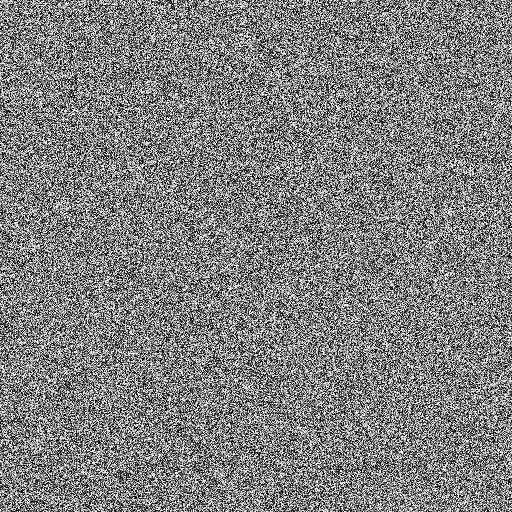
#> input picture composite-implement_encrypted_enhanced.png, 512 x 512 px
$ python main.py ../composite-implement_decrypted_enhanced.png ../composite-implement_encrypted_enhanced.png ../composite-implement_encrypted_enhanced.png
#> lines starting #> are read from the running program, lines starting #| are printed output that depends on the picture
### initial modular code/keygen.py
# Project: Dynamic DNA & Chaotic Map Image Encryption

# File: keygen.py
import numpy as np

class ChaoticMap:
    def __init__(self, func, seed, param, warmup=1000):
        """
        func: chaotic map function(x, param)
        seed: initial state x0
        param: control parameter
        warmup: iterations to discard
        """
        self.func = func
        self.x = seed
        self.param = param
        # Warm-up to remove transient effects
        for _ in range(warmup):
            self.x = self.func(self.x, self.param)

    def generate(self, length):
        """
        Generate `length` chaotic values, normalized to [0,1]
        """
        seq = np.empty(length)
        for i in range(length):
            self.x = self.func(self.x, self.param)
            seq[i] = self.x
        min_val, max_val = seq.min(), seq.max()
        if max_val - min_val == 0:
            return np.zeros_like(seq)
        return (seq - min_val) / (max_val - min_val)

# Chaotic map functions

def logistic_map(x, r):
    return r * x * (1 - x)

def sine_map(x, r):
    return r * np.sin(np.pi * x)

def quadratic_map(x, a):
    return a * x**2 + (1 - a) * x

def pwlcm_map(x, p):
    return x/p if x < p else (1 - x)/(1 - p)

### initial modular code/decrypt.py
# File: decrypt.py
import numpy as np
from keygen import ChaoticMap, logistic_map, sine_map, quadratic_map, pwlcm_map
from dna import DNAEncoder
from permute import build_permutation, invert_permutation
from encrypt import DNA_XOR

class ImageDecryptor:
    def __init__(self, seeds, params, warmup=1000):
        self.seeds = seeds
        self.params = params
        self.warmup = warmup
        self.cm_log = ChaoticMap(logistic_map, seeds['log'], params['b'], warmup)
        self.cm_sin = ChaoticMap(sine_map,     seeds['sin'], params['r_sin'], warmup)
        self.cm_sel = ChaoticMap(logistic_map, seeds['sel'], params['b_sel'], warmup)
        self.dna = DNAEncoder()

    def decrypt_channel(self, ch):
        """Decrypt one grayscale channel"""
        H, W = ch.shape
        N = H * W
        # 1) Inverse permutation
        img = ch.reshape(H, W)
        h2, w2 = H//2, W//2
        blocks = [ img[i*h2:(i+1)*h2, j*w2:(j+1)*w2]
                   for i in range(2) for j in range(2) ]
        sel = (self.cm_sel.generate(4)*4).astype(int) % 4
        cmap_list = [quadratic_map, pwlcm_map, logistic_map, sine_map]
        unscr = []
        for block, idx in zip(blocks, sel):
            cm_b = ChaoticMap(cmap_list[idx], self.seeds['blk'], self.params['p'][idx], warmup=0)  # use self.seeds/self.params
            flatb = block.flatten()
            perm = build_permutation(cm_b.generate(flatb.size))
            invp = invert_permutation(perm)
            unscr.append(flatb[invp].reshape(block.shape))
        top = np.hstack(unscr[:2]); bot = np.hstack(unscr[2:])
        x = np.vstack((top, bot)).flatten().astype(np.uint8)

        # 2) Inverse diffusion layer 1
        cm_q = ChaoticMap(quadratic_map, self.seeds['q'], self.params['a'], self.warmup)
        D1 = (cm_q.generate(N)*255).astype(np.uint8)
        x = x ^ D1

        # 3) Inverse DNA stage
        R = (self.cm_log.generate(N)*8).astype(int)%8
        dna_fixed = self.dna.encode(x, np.full(N,2))
        dna_key   = self.dna.encode((self.cm_sin.generate(N)*255).astype(int), R)
        dna_plain = [ ''.join(DNA_XOR[(d,k)] for d,k in zip(df, dk))
                      for df, dk in zip(dna_fixed, dna_key) ]
        x = self.dna.decode(dna_plain, R)

        # 4) Inverse diffusion layer 2
        cm_t = ChaoticMap(pwlcm_map, self.seeds['t'], self.params['p_t'], self.warmup)
        D2 = (cm_t.generate(N)*255).astype(np.uint8)
        x = x ^ D2

        return x.reshape(H, W)

    def decrypt(self, img):
        return np.stack([self.decrypt_channel(img[:,:,i]) for i in range(3)], axis=2)

### initial modular code/dna.py
# File: dna.py
import numpy as np

class DNAEncoder:
    """
    Dynamic DNA encode/decode using 8 rule tables (Table 1)
    """
    RULES = [
        {'00':'A','01':'C','10':'G','11':'T'},
        {'00':'A','01':'G','10':'C','11':'T'},
        {'00':'C','01':'A','10':'T','11':'G'},
        {'00':'C','01':'T','10':'A','11':'G'},
        {'00':'G','01':'A','10':'T','11':'C'},
        {'00':'G','01':'T','10':'A','11':'C'},
        {'00':'T','01':'C','10':'G','11':'A'},
        {'00':'T','01':'G','10':'C','11':'A'},
    ]

    def encode(self, pixels, rules):
        """
        pixels: 1D array of uint8 values
        rules: same-length int array selecting RULES index
        returns list of 4-char DNA strings
        """
        dna = []
        for pix, r in zip(pixels, rules):
            bits = f"{pix:08b}"
            table = self.RULES[r]
            dna.append(''.join(table[bits[i:i+2]] for i in range(0,8,2)))
        return dna

    def decode(self, dna_list, rules):
        """
        dna_list: list of 4-char DNA strings
        rules: same-length int array
        returns numpy array of uint8 pixels
        """
        pixels = []
        for dna, r in zip(dna_list, rules):
            inv = {v:k for k,v in self.RULES[r].items()}
            bits = ''.join(inv[ch] for ch in dna)
            pixels.append(int(bits, 2))
        return np.array(pixels, dtype=np.uint8)

### initial modular code/permute.py
# File: permute.py
import numpy as np

def build_permutation(seq):
    """Return indices that sort seq"""
    return np.argsort(seq)

def invert_permutation(perm):
    """Return inverse permutation"""
    inv = np.empty_like(perm)
    inv[perm] = np.arange(len(perm))
    return inv

### initial modular code/main.py
# File: main.py
import sys
from PIL import Image
import numpy as np
from encrypt import ImageEncryptor
from decrypt import ImageDecryptor

# Configuration loader
def load_config():
    seeds = {'q':0.345,'t':0.678,'log':0.123,'sin':0.901,'sel':0.456,'blk':0.789}
    params = {'a':1.5,'p_t':0.3,'b':3.9,'r_sin':0.9,'b_sel':3.9,'p':[0.3,0.5,0.7,0.9]}
    return seeds, params

# I/O helpers
def load_image(path): return np.array(Image.open(path).convert('RGB'))
def save_image(arr,path): Image.fromarray(arr.astype(np.uint8)).save(path)

if __name__=='__main__':
    if len(sys.argv)<4:
        print("Usage: python main.py <enc/dec> <in> <out>")
        sys.exit(1)
    mode, inp, out = sys.argv[1:4]
    seeds, params = load_config()
    img = load_image(inp)
    if mode=='enc': res = ImageEncryptor(seeds,params).encrypt(img)
    else:        res = ImageDecryptor(seeds,params).decrypt(img)
#> in decrypt_channel, img is the input picture: shape (512, 512); min 0, max 255, mean 127.7
#> in decrypt_channel, `blocks = [ img[i*h2:(i+1)*h2, j*w2:(j+1)*w2] for i in range(2) for j i..`: blocks = 4 items
#> the loop in decrypt_channel, `for block, idx in zip(blocks, sel):` made 4 passes
#> (idx, min_val in generate, max_val in generate) on passes 1 to 4: (3, 0.278, 0.9), (0, 4.94e-324, 0.739), (1, 0, 1), (0, 4.94e-324, 0.739)
#> in decrypt_channel, `bot = np.hstack(unscr[2:])`:
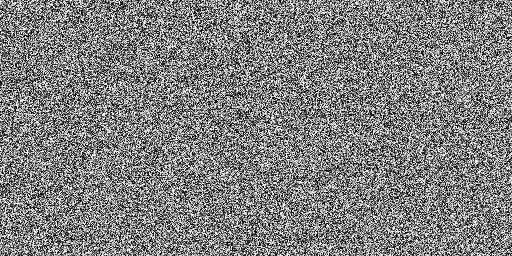
#> bot: shape (256, 512); min 0, max 255, mean 127.7
#> the loop in encode, `for pix, r in zip(pixels, rules):` made 262144 passes
#> (pix, bits) on passes 1 to 3: (54, '00110110'), (120, '01111000'), (221, '11011101')
#> after the loop in encode, `for pix, r in zip(pixels, rules):`: dna = 262144 items
#> the loop in decode, `for dna, r in zip(dna_list, rules):` made 262144 passes
#> (dna, r, inv) on passes 1 to 3: ('AGCG', 0, {'A': '00', 'C': '01', 'G': '10', 'T': '11'}), ('GAAC', 2, {'C': '00', 'A': '01', 'T': '10', 'G': '11'}), ('CTGG', 7, {'T': '00', 'G': '01', 'C': '10', 'A': '11'})
#> in decrypt_channel, `return x.reshape(H, W)`:
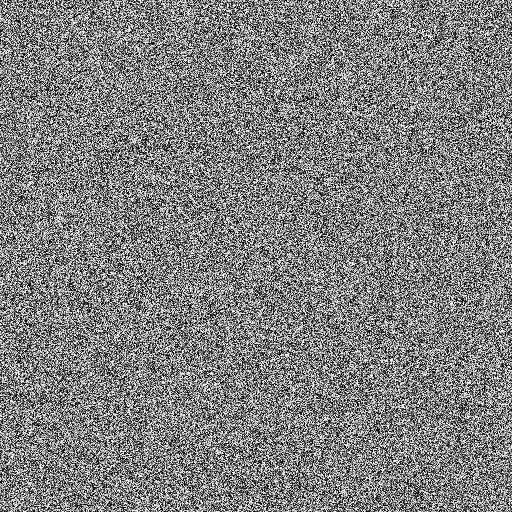
#> returned value: shape (512, 512); min 0, max 255, mean 127.7
#> the loop in decrypt_channel (call 2), `for block, idx in zip(blocks, sel):` made 4 passes
#> in decrypt_channel (call 2), `bot = np.hstack(unscr[2:])`:
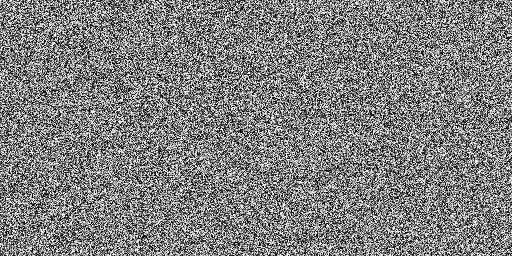
#> bot: shape (256, 512); min 0, max 255, mean 127.7
#> the loop in decode (call 2), `for dna, r in zip(dna_list, rules):` made 262144 passes
#> (dna, r) on passes 1 to 3: ('GACC', 7), ('CCTA', 1), ('CTCC', 5)
#> in decrypt_channel (call 2), `return x.reshape(H, W)`:
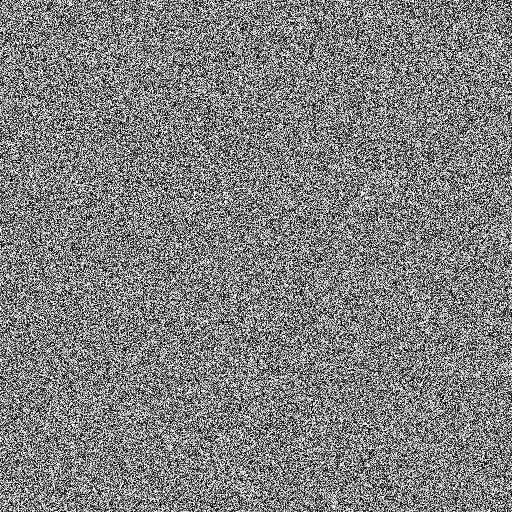
#> returned value: shape (512, 512); min 0, max 255, mean 127.7
#> the loop in decrypt_channel (call 3), `for block, idx in zip(blocks, sel):` made 4 passes
#> idx on passes 1 to 4: 3, 2, 0, 0
#> in decrypt_channel (call 3), `top = np.hstack(unscr[:2])`:
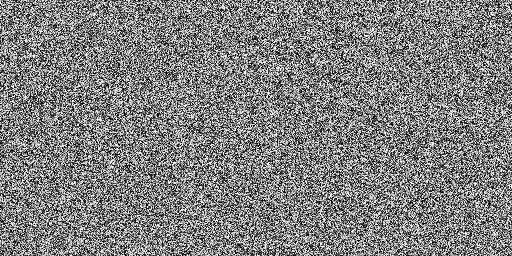
#> top: shape (256, 512); min 0, max 255, mean 127.6
#> in decrypt_channel (call 3), `return x.reshape(H, W)`:
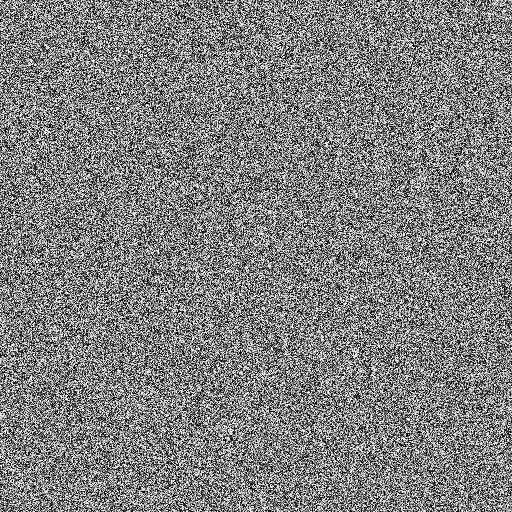
#> returned value: shape (512, 512); min 0, max 255, mean 127.5
#> in decrypt, `return np.stack([self.decrypt_channel(img[:,:,i]) for i in range(3)], ..`:
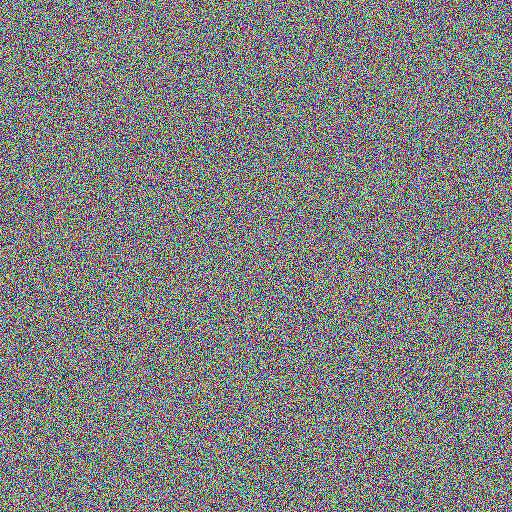
#> returned value: shape (512, 512, 3); mean of channels 0, 1, 2 127.7, 127.7, 127.5; drawn as R, G, B
    save_image(res, out)
    print(f"{mode.upper()} complete: {out}")
